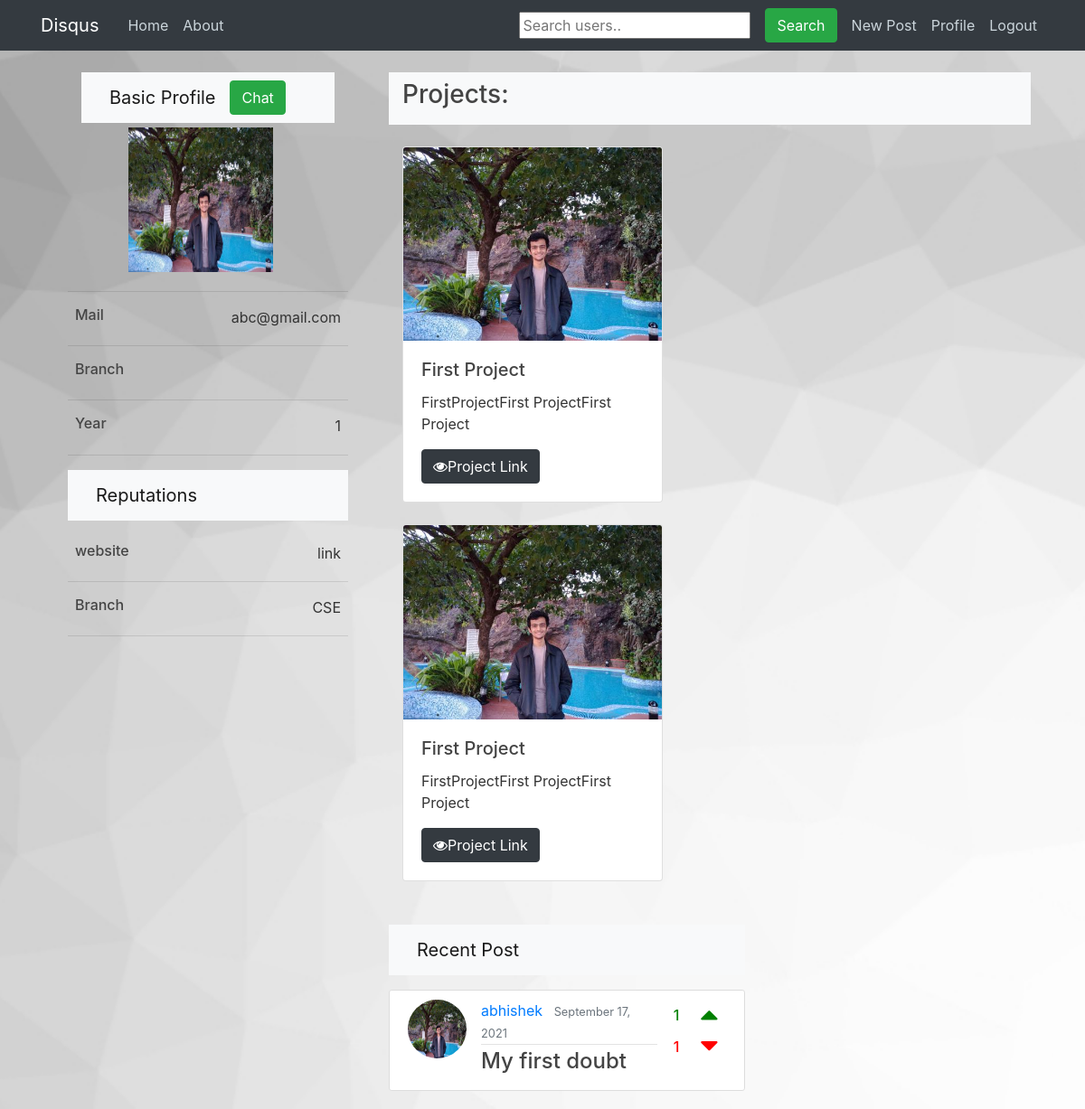
Page /profile/abhishek (signed in) on the committed database.
### accounts/models.py (models this page shows, shortened)
class Profile(models.Model):
	name = models.CharField(max_length=255, default="")
	year = models.IntegerField(default=1)
	branch = models.CharField(max_length=255, default="")
	user = models.OneToOneField(User, on_delete=models.CASCADE)
	image = models.ImageField(default='default.jpg', upload_to='profile_pics')
	bio = models.CharField(max_length=255, blank=True)
	qs_cnt = models.IntegerField(default=0)
	ans_cnt = models.IntegerField(default=0)
	def __str__(self):
		return f'self.user.username Profile'

### feed/models.py (models this page shows, shortened)
class Project(models.Model):
	author = models.ForeignKey(User, on_delete=models.CASCADE)
	title = models.CharField(max_length=255, default='')
	content = models.CharField(max_length=255, default='')
	image = models.ImageField(default='default.jpg' , upload_to='uploads')
	link = models.URLField(max_length=255,default='')

class Post(models.Model):
	title = models.CharField(max_length=100)
	content = models.TextField()
	date_posted = models.DateTimeField(default=timezone.now)
	author = models.ForeignKey(User, on_delete=models.CASCADE)
	image = models.ImageField(upload_to='uploads', blank=True)
	upvote = models.ManyToManyField(User, related_name='upvote')
	downvote = models.ManyToManyField(User, related_name='downvote')
	anonymous = models.BooleanField(default = False)
	def number_of_upvotes(self):
		return self.upvote.count()
	def number_of_downvotes(self):
		return self.downvote.count()

### accounts/views.py (the view)
# urls.py: path('profile/<str:username>', views.profile, name='profile'),
@login_required
def profile(request, username):
	user = request.user
	profileuser = User.objects.get(username=username)
	p = profileuser.profile
	u = p.user
	user_posts = Post.objects.filter(author=profileuser).order_by('-date_posted')
	projects = Project.objects.filter(author=profileuser)
	print(p)
	print(u)
	context = {
		'u' : u,
		'user_posts' : user_posts,
		'user' : user,
		'profileuser' : profileuser,
		'projects' : projects,
	}
	return render(request, 'accounts/profile.html', context)

### accounts/templates/accounts/profile.html (shortened to what this page needs)
{% extends "feed/base.html" %}
{% load crispy_forms_tags %}
{% block container %}
<div class="container-fluid">
  <div class="row">
    <div class="col-xs-10 col-sm-6 col-md-4">
        <div class="container-fluid">
            <div class="container-fluid">
              <nav class="navbar navbar-expand-lg navbar-light bg-light">
                <div class="container-fluid">
                    <a class="navbar-brand" href="#">Basic Profile</a>
                    <div class="collapse navbar-collapse" id="navbarSupportedContent">
                      {% ifequal u user %}
                          <a href="{% url 'profile_edit' %}" class="btn btn-success" type="button">Edit</a>
                      {% else %}
                          <a href="{% url 'conversation' u.username %}" class="btn btn-success" type="button">Chat</a>
                      {% endifequal %}
                    </div>
                </div>
            </nav>
            </div>
            <div class="container-fluid">
                <div class="row">
                  <div class="mx-auto">
                    <a class="navbar-brand" href="#">
                      <img src="{{ profileuser.profile.image.url }}" alt="" width="160" height="160">
                    </a>
                  </div>
                </div>
            </div>
            <hr/>
            <div class="row">
                <div class="col-4">
                  <div class="px-2">
                    <h6>Mail</h6>
                  </div>
                </div>
                <div class="col-8">
                    <div class="float-right px-2">
                      {{ u.email }}
                    </div>
                </div>
            </div>
            <hr/>
            <div class="row">
                <div class="col">
                  <div class="px-2">
                    <h6>Branch</h6>
                  </div>
                </div>
                <div class="col">
                </div>
            </div>
            <hr/>
            <div class="row">
                <div class="col">
                  <div class="px-2">
                    <h6>Year</h6>
                  </div>
                </div>
                <div class="col">
                    <div class="float-right px-2">
                      {{ profileuser.profile.year }}
                    </div>
                </div>
            </div>
            <hr/>
        </div>
        <div class="container-fluid">
            <nav class="navbar navbar-expand-lg navbar-light bg-light">
                <div class="container-fluid">
                    <a class="navbar-brand" href="#">Reputations</a>
                </div>
            </nav>
            <br>
            <div class="row">
                <div class="col">
                  <div class="px-2">
                    <h6>website</h6>
                  </div>
                </div>
                <div class="col">
                    <div class="float-right px-2">
                      link
                    </div>
                </div>
            </div>
            <hr/>
            <div class="row">
                <div class="col">
                  <div class="px-2">
                    <h6>Branch</h6>
                  </div>
                </div>
                <div class="col">
                    <div class="float-right px-2">
                      CSE
                    </div>
                </div>
            </div>
            <hr/>
        </div>
    </div>
    <div class="col-xs-10 col-sm-8">
        <div class="container-fluid bg-light py-2">
            <h3>Projects:</h3>
        </div>
        <div class="row">
          <div class="container-fluid">
            {% for project in projects %}
            <div class="col-xs-10 col-sm-6 col-md-6 mt-4">
              <div class="card" style="width: 18rem;">
                <img src="{{ profileuser.profile.image.url }}" class="card-img-top" alt="...">
                <div class="card-body">
                  <h5 class="card-title">{{ project.title }}</h5>
                  <p class="card-text">{{ project.content }}</p>
                  <div class="mx-auto">
                    <a href="{{ project.link }}" class="btn btn-dark"><i class="fa fa-eye" aria-hidden="true"></i>Project Link</a>
                  </div>
                </div>
              </div>
            </div>
            {% endfor %}
          </div>
        <div class="row">
          <div class="container-fluid">
            <br><br>
              <div class="container-fluid">
                  <nav class="navbar navbar-expand-lg navbar-light bg-light">
                    <div class="container-fluid">
                        <a class="navbar-brand" href="#">Recent Post</a>
                    </div>
                  </nav>
              </div>
              <div class="container-fluid">
                {% if user_posts %}
                {% for post in user_posts %}
                    <article class="media content-section mt-3">
                      <img class="rounded-circle article-img" src="{{ post.author.profile.image.url }}">
                      <div class="media-body">
                    <div class="row">
                      <div class="col-9">
                        <div class="article-metadata">
                          <a class="mr-2" href="{% url 'profile' post.author.username %}">{{ post.author }}</a>
                          <small class="text-muted">{{ post.date_posted|date:"F d, Y" }}</small>
                        </div>
                        <h4><a class="article-title" href="{% url 'post-detail' post.id %}">{{ post.title }}</a></h4>
                      </div>
                      <div class="col-3">
                        <div class="float-right mr-4">
                          <div class="row">
                            <h6 style="color:green;" class="mt-2 mr-4">{{ post.number_of_upvotes }} </h6>
                            <i class="fa fa-caret-up" style="font-size:32px;color:green"></i>
                          </div>
                          <div class="row">
                            <h6 style="color:red;" class="mt-2 mr-4">{{ post.number_of_downvotes }} </h6>
                            <i class="fa fa-caret-down" style="font-size:32px;color:red"></i>
                          </div>
                        </div>
                      </div>
                    </div>
                    </article>
                {% endfor %}
              {% else %}
                  {% ifequal user profileuser %}
                      <h6>You haven't posted anything yet!</h6>
                  {% else %}
                      <h6>{{ profileuser.username }} hasn't posted anything yet!</h6>
                  {% endifequal %}
              {% endif %}
              </div>
            </div>
          </div>
    </div>
  </div>
</div>
{% endblock %}

### feed/static/feed/main.css (style rules this page uses)
body { background: #fafafa; color: #333333; margin-top: 5rem; background: url("/static/blog/bg3.jpeg") no-repeat center fixed; background-size: cover; background-position: center; }
h1, h2, h3, h4, h5, h6 { color: #444444; }
.content-section { background: #ffffff; padding: 10px 20px; border: 1px solid #dddddd; border-radius: 3px; margin-bottom: 20px; }
.article-title { color: #444444; }
.article-img { height: 65px; width: 65px; margin-right: 16px; }
.article-metadata { padding-bottom: 1px; margin-bottom: 4px; border-bottom: 1px solid #e3e3e3 }

### rows in the picture
Project: profile.image (picture), title "First Project", content "FirstProjectFirst ProjectFirst Project"
Project: profile.image (picture), title "First Project", content "FirstProjectFirst ProjectFirst Project"
Post: author.profile.image (picture), author "abhishek", date_posted "September 17, 2021", title "My first doubt", number_of_upvotes "1", number_of_downvotes "1"

### other values in the picture
{{ u.email }} "abc@gmail.com"
{{ profileuser.profile.year }} "1"
